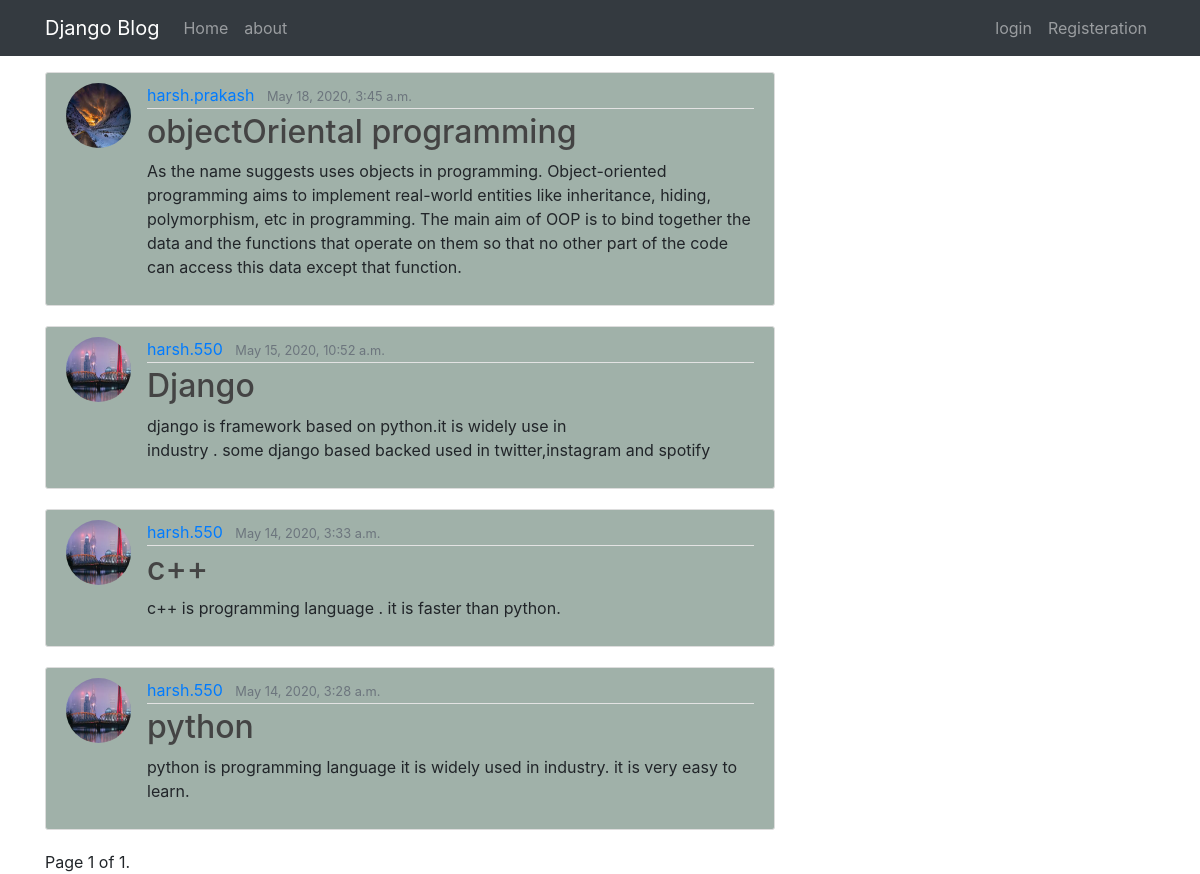
The page / on the database its author committed.
### blogs/models.py (models this page shows, shortened)
class Post(models.Model):
    title = models.CharField(max_length=100)
    content = models.TextField()
    date_posted = models.DateTimeField(default=timezone.now)
    author = models.ForeignKey(User,on_delete = models.CASCADE)

### users/models.py (models this page shows, shortened)
class profile(models.Model):
    user = models.OneToOneField(User,on_delete=models.CASCADE)
    image = models.ImageField(default="default.jpg",upload_to='profile_pics')

### blogs/views.py (the view)
# urls.py: path('', PostListView.as_view(),name="home"),
class PostListView(ListView):
    model = Post
    template_name="blogs/home.html"
    context_object_name='posts'
    ordering = ['-date_posted']
    paginate_by = 6

### blogs/templates/blogs/home.html (shortened to what this page needs)
{% extends "blogs/base.html" %}
{% block body %}
{% for post in posts %}
<article class="media content-section">
    <img class="rounded-circle article-img" src="{{ post.author.profile.image.url}}">
    <div class="media-body">
        <div class="article-metadata">
            <a class="mr-2" href="{% url  'user-post'  post.author.username %}">{{post.author}}</a>
            <small class="text-muted">{{post.date_posted}}</small>
        </div>
        <h2><a class="article-title" href="{% url  'detail' post.id  %}">{{post.title}}</a></h2>
        <p class="article-content">{{post.content}}</p>
    </div>
</article>
{% endfor%}
<div class="pagination">
    <span class="step-links">
        <span class="current">
            Page {{ page_obj.number }} of {{ page_obj.paginator.num_pages }}.
        </span>
    </span>
</div>
{% endblock %}

### blogs/templates/blogs/base.html (shortened to what this page needs)
{% load static %}
<!doctype html>
<html lang="en">
  <head>
    <link rel="stylesheet" type="text/css" href="{% static 'blogs/style.css' %}"/>
    <link rel="stylesheet" href="https://stackpath.bootstrapcdn.com/bootstrap/4.5.0/css/bootstrap.min.css">
  </head>
  <body>
    <header class="site-header">
    <nav class="navbar navbar-expand-lg navbar-dark bg-dark">
        <div class="container">
        <a class="navbar-brand" href="{% url 'home' %}">Django Blog</a>
        <div class="collapse navbar-collapse" id="navbarSupportedContent">
            <div class="navbar-nav mr-auto">
              <a class="nav-link" href="{% url 'home' %}">Home </a>
              <a class="nav-link" href="#">about</a>
            </div>
            <ul class="navbar-nav ">
                  {% if user.is_authenticated %}
                    <a class="nav-link" href="{% url 'create' %}">Create Post</a>
                    <a class="nav-link" href="{% url 'profile' %}">profile</a>
                    <a class="nav-link" href="{% url 'Logout' %}">logout</a>
                  {% else %}
                  <a class="nav-link" href="{% url 'Login' %}">login</a>
                    <a class="nav-link" href="{% url 'register' %}">Registeration</a>
                  {% endif %}
</ul>
        </div>
    </div>
      </nav>
    </header>
    <main role="main" class="container">
      <div class="row">
        <div class="col-md-8 col-sm-6">
          {% block body %} {% endblock %}
        </div>
      </div>
    </main>
  </body>
</html>

### blogs/static/blogs/style.css (style rules this page uses)
body { background: #bd1212; color: #ca3232; margin-top: 5rem; }
h1, h2, h3, h4, h5, h6 { color: #444444; }
ul { margin: 0; }
.site-header .navbar-nav .nav-link { color: #cbd5db; }
.content-section { margin-top: 1rem; background: #a0b1a9; padding: 10px 20px; border: 1px solid #dddddd; border-radius: 3px; margin-bottom: 20px; }
.article-title { color: #444444; }
.article-content { white-space: pre-line; }
.article-img { height: 65px; width: 65px; margin-right: 16px; }
.article-metadata { padding-bottom: 1px; margin-bottom: 4px; border-bottom: 1px solid #e3e3e3 }

### rows shown on the page
Post: author.profile.image (placeholder picture), author "harsh.prakash", date_posted "May 18, 2020, 3:45 a.m.", title "objectOriental programming", content "As the name suggests uses objects in programming. Object-oriented programming aims to implement real-world entities like inheritance, hiding, polymorphism, etc in programming. The main aim of OOP is to bind together the data and the functions that operate on them so that no other part of the code can access this data except that function."
Post: author.profile.image (picture), author "harsh.550", date_posted "May 15, 2020, 10:52 a.m.", title "Django", content "django is framework based on python.it is widely use in industry . some django based backed used in twitter,instagram and spotify"
Post: author.profile.image (picture), author "harsh.550", date_posted "May 14, 2020, 3:33 a.m.", title "c++", content "c++ is programming language . it is faster than python."
Post: author.profile.image (picture), author "harsh.550", date_posted "May 14, 2020, 3:28 a.m.", title "python", content "python is programming language it is widely used in industry. it is very easy to learn."

### other values the page prints
{{ page_obj.number }} "1"
{{ page_obj.paginator.num_pages }} "1"
